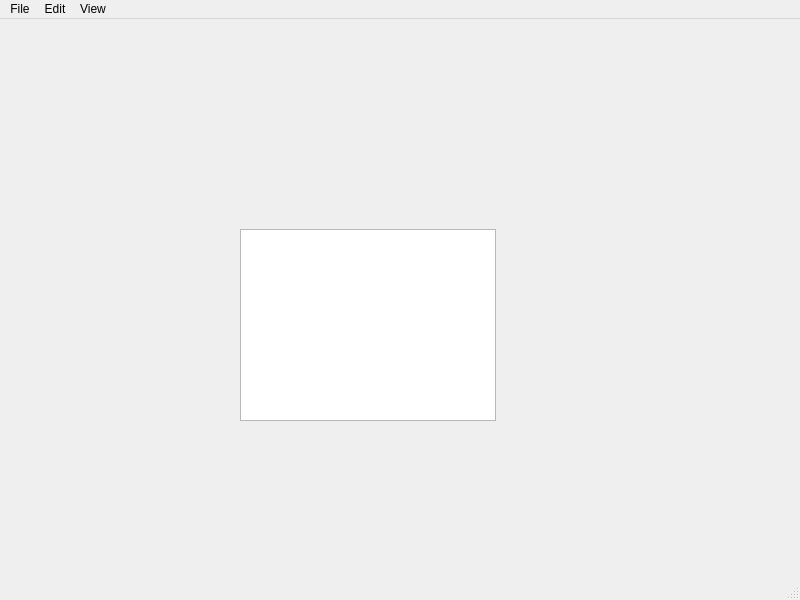
<?xml version="1.0" encoding="UTF-8"?>
<ui version="4.0">
 <class>MainWindow</class>
 <widget class="QMainWindow" name="MainWindow">
  <property name="geometry">
   <rect>
    <x>0</x>
    <y>0</y>
    <width>800</width>
    <height>600</height>
   </rect>
  </property>
  <property name="windowTitle">
   <string>MainWindow</string>
  </property>
  <widget class="QWidget" name="centralwidget">
   <widget class="QGraphicsView" name="graphicsView">
    <property name="geometry">
     <rect>
      <x>240</x>
      <y>210</y>
      <width>256</width>
      <height>192</height>
     </rect>
    </property>
   </widget>
  </widget>
  <widget class="QMenuBar" name="menubar">
   <property name="geometry">
    <rect>
     <x>0</x>
     <y>0</y>
     <width>800</width>
     <height>21</height>
    </rect>
   </property>
   <widget class="QMenu" name="menuEdit">
    <property name="title">
     <string>File</string>
    </property>
   </widget>
   <widget class="QMenu" name="menuEdit_2">
    <property name="title">
     <string>Edit</string>
    </property>
   </widget>
   <widget class="QMenu" name="menuView">
    <property name="title">
     <string>View</string>
    </property>
    <addaction name="actionZoom_In"/>
    <addaction name="actionZoom_Out"/>
   </widget>
   <addaction name="menuEdit"/>
   <addaction name="menuEdit_2"/>
   <addaction name="menuView"/>
  </widget>
  <widget class="QStatusBar" name="statusbar"/>
  <action name="actionZoom_In">
   <property name="text">
    <string>Zoom In</string>
   </property>
  </action>
  <action name="actionZoom_Out">
   <property name="text">
    <string>Zoom Out</string>
   </property>
  </action>
 </widget>
 <resources/>
 <connections/>
</ui>
